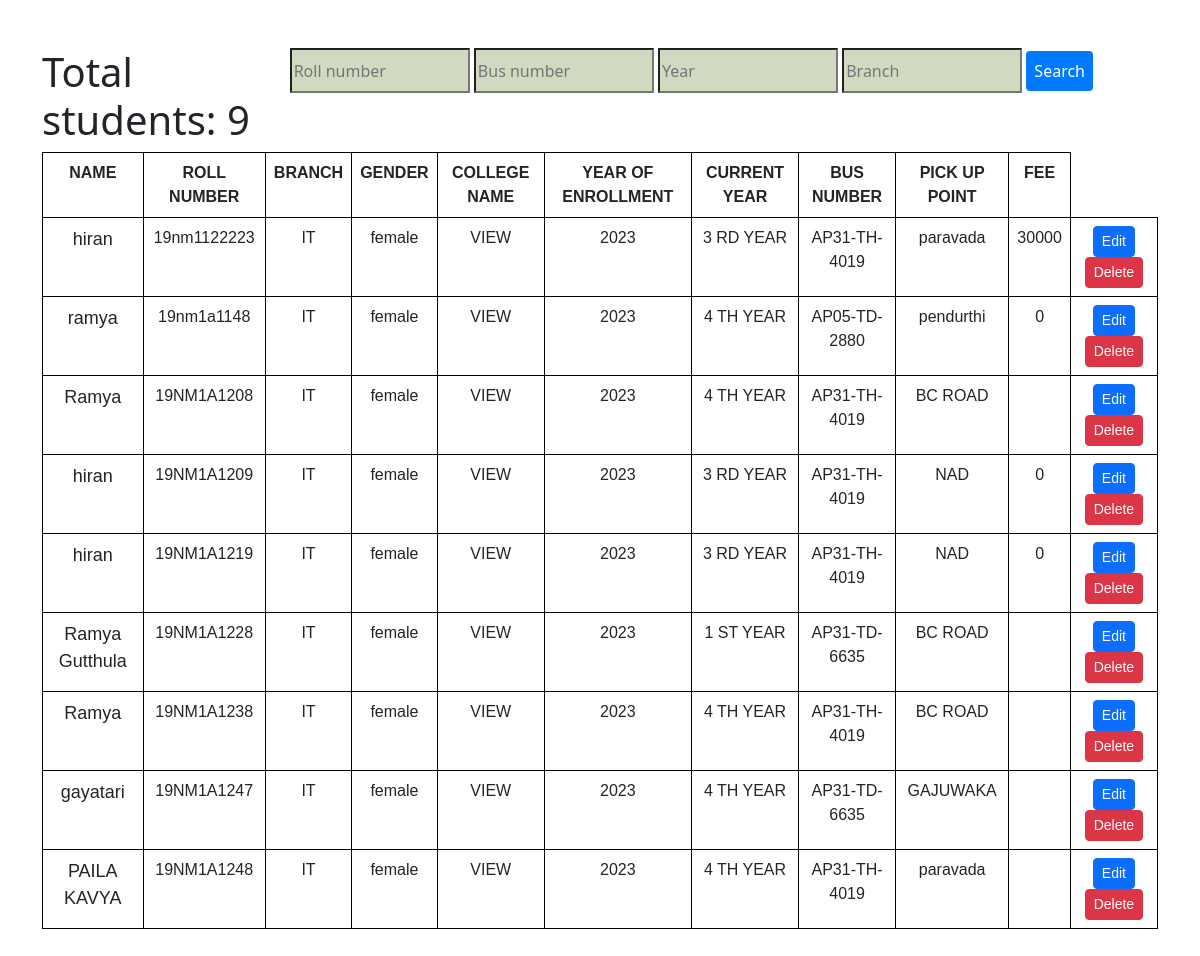
/student.php, run on the app's committed database.
### tables this page shows
CREATE TABLE `student` (
  `name` varchar(255) NOT NULL,
  `roll_number` varchar(20) NOT NULL,
  `branch` varchar(255) NOT NULL,
  `current_year` varchar(255) NOT NULL,
  `year_of_enrollment` varchar(255) NOT NULL,
  `college_name` varchar(255) NOT NULL,
  `mobile_number` varchar(13) NOT NULL,
  `address` text NOT NULL,
  `pick_up_point` varchar(255) NOT NULL,
  `bus_number` varchar(255) NOT NULL,
  `gender` varchar(255) NOT NULL,
  `fee` varchar(255) DEFAULT '0'
);

### student.php (the view, shortened to what this page needs)
<!DOCTYPE html>
<html lang="en">
<head>
    <link rel="stylesheet" href="https://cdn.jsdelivr.net/npm/bootstrap@5.3.0-alpha1/dist/css/bootstrap.min.css">
	</head>
<body>
	<div class="view1" >
<body>
  <div class="abc">
<input type="text" id="roll-number-input" class="my" placeholder="Roll number">
<input type="text" id="bus-number-input" class="my" placeholder="Bus number">
<input type="text" id="year-input" class="my" placeholder="Year">
<input type="text" id="branch-input" class="my" placeholder="Branch">
<button id="search-button" onclick="performSearch()">Search</button>
</div>
<div class="container my-5">
    <table class="table" style="width:100%;  text-align: center;">
    <thread>
    <tr>
    <th>NAME</th>
    <th >ROLL NUMBER</th>
    <th>BRANCH</th>
    <th >GENDER</th>
    <th>COLLEGE NAME</th>
    <th>YEAR OF ENROLLMENT</th>
    <th>CURRENT YEAR</th>
    <th>BUS NUMBER</th>
    <TH>PICK UP POINT</TH>
    <TH>FEE</TH>
  </tr>
</thread>
<tbody>
    <?php
     $servername = "localhost";
     $username = "root";
     $password = "";
     $database = "transport-project";
     $connection = new mysqli($servername, $username, $password, $database);
     $sql="SELECT COUNT(*) as total_students from student";
     $result=$connection->query($sql);
     if($result->num_rows>0){
      $row=$result->fetch_assoc();
      echo"<h1>Total students:  " .$row["total_students"]."</h1>";
      }
     $sql="SELECT * From student";
     $result= $connection->query($sql);
     while($row=$result->fetch_assoc())
     {
        echo "
        <tr>
    <td>$row[name]</td>
    <td>$row[roll_number]</td>
    <td>$row[branch]</td>
    <td>$row[gender]</td>
    <td>$row[college_name]</td>
    <td>$row[year_of_enrollment]</td>
    <td>$row[current_year]</td>
    <td>$row[bus_number]</td>
    <td>$row[pick_up_point]</td>
    <td>$row[fee]</td>
    <td><a class='btn btn-primary btn-sm' href='/Transport-project/edit-fee2.php?roll_number=$row[roll_number]'>Edit</a>
    <a class='btn btn-danger btn-sm' href='/Transport-project/student-delete.php?roll_number=$row[roll_number]'>Delete</a></td>
    </tr>
        ";
     }
     ?>
</div>
</body>
</html>

### student.php (style rules this page uses)
#search-button { padding: 8px; border: none; border-radius: 4px; background-color: #007bff; color: white; cursor: pointer; }
.abc { float: right; padding-right: 107px; padding-bottom: 20px; }
.my { background-color: #D2D9C1; width: 180px; height: 45px; }
th, td { border:1px solid black; }
table td:first-child { font-size:18px; }
table { font-family:Arial,sans-serif; font-size:16px; }

### data on the page
student: name "hiran", roll_number "19nm1122223", branch "IT", gender "female", college_name "VIEW", year_of_enrollment "2023", current_year "3 RD YEAR", bus_number "AP31-TH-4019", pick_up_point "paravada", fee "30000"
student: name "ramya", roll_number "19nm1a1148", branch "IT", gender "female", college_name "VIEW", year_of_enrollment "2023", current_year "4 TH YEAR", bus_number "AP05-TD-2880", pick_up_point "pendurthi", fee "0"
student: name "Ramya", roll_number "19NM1A1208", branch "IT", gender "female", college_name "VIEW", year_of_enrollment "2023", current_year "4 TH YEAR", bus_number "AP31-TH-4019", pick_up_point "BC ROAD"
student: name "hiran", roll_number "19NM1A1209", branch "IT", gender "female", college_name "VIEW", year_of_enrollment "2023", current_year "3 RD YEAR", bus_number "AP31-TH-4019", pick_up_point "NAD", fee "0"
student: name "hiran", roll_number "19NM1A1219", branch "IT", gender "female", college_name "VIEW", year_of_enrollment "2023", current_year "3 RD YEAR", bus_number "AP31-TH-4019", pick_up_point "NAD", fee "0"
student: name "Ramya Gutthula", roll_number "19NM1A1228", branch "IT", gender "female", college_name "VIEW", year_of_enrollment "2023", current_year "1 ST YEAR", bus_number "AP31-TD-6635", pick_up_point "BC ROAD"
student: name "Ramya", roll_number "19NM1A1238", branch "IT", gender "female", college_name "VIEW", year_of_enrollment "2023", current_year "4 TH YEAR", bus_number "AP31-TH-4019", pick_up_point "BC ROAD"
student: name "gayatari", roll_number "19NM1A1247", branch "IT", gender "female", college_name "VIEW", year_of_enrollment "2023", current_year "4 TH YEAR", bus_number "AP31-TD-6635", pick_up_point "GAJUWAKA"
student: name "PAILA KAVYA", roll_number "19NM1A1248", branch "IT", gender "female", college_name "VIEW", year_of_enrollment "2023", current_year "4 TH YEAR", bus_number "AP31-TH-4019", pick_up_point "paravada"

### other printed values
$row["total_students"] "9"
